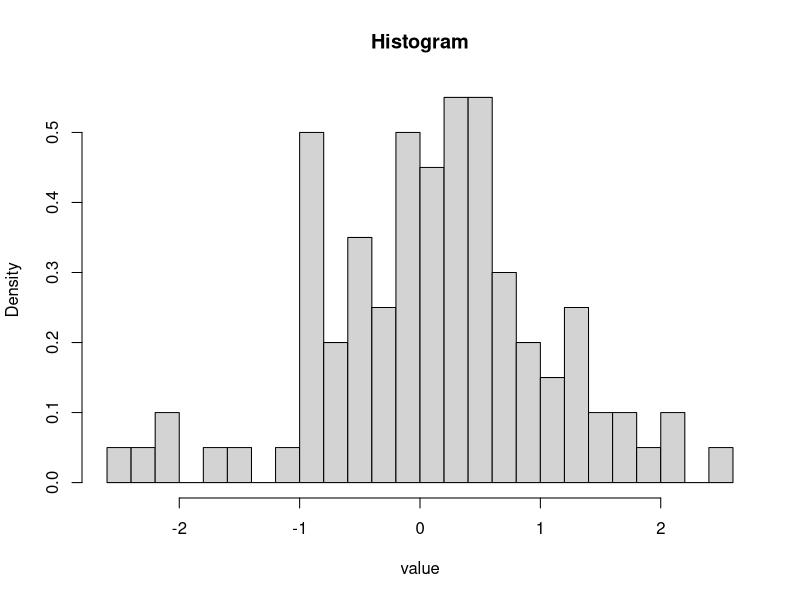
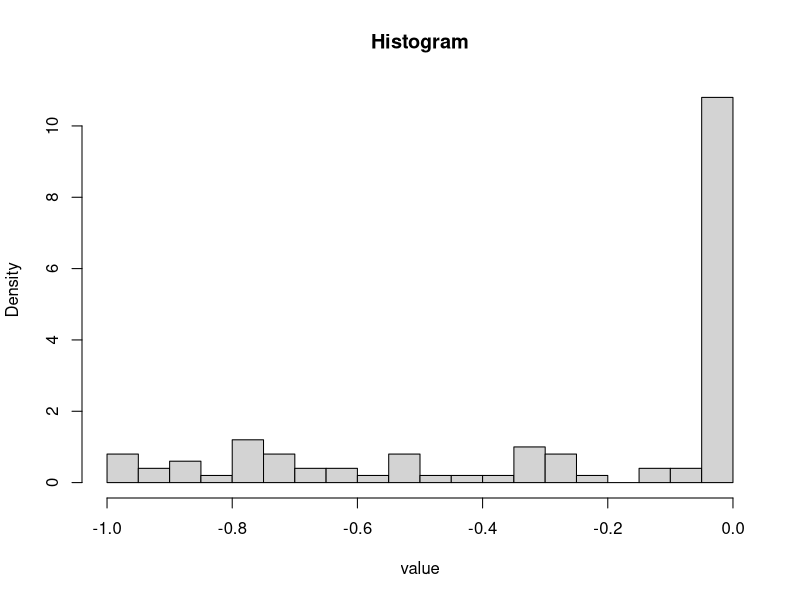
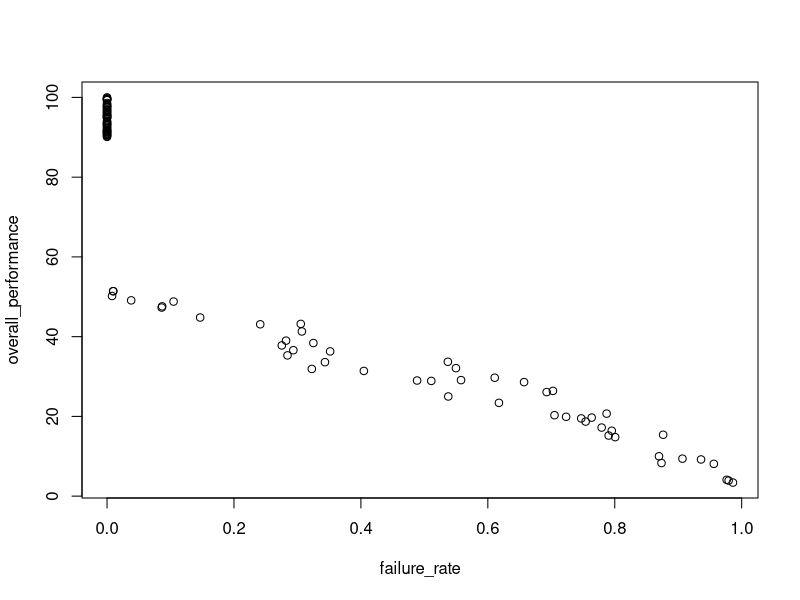
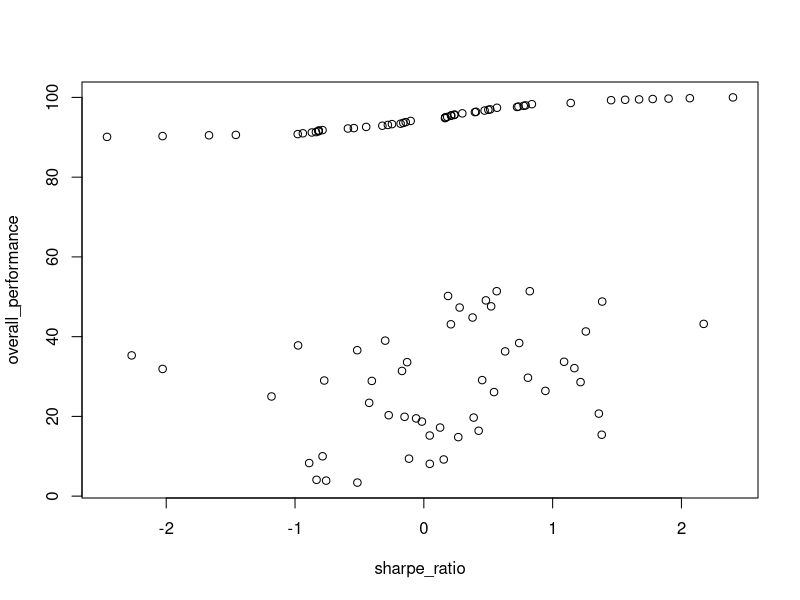

Source code (R) for these figures, in order:
# generate fake results
N <- 100
sharpe_ratio <- rnorm(N)
failure_rate <- sample(c(rep(0, N/2), runif(N/2)))


# 1) convert to scores (higher the better)
sharpe_ratio_score <- sharpe_ratio
failure_rate_score <- -failure_rate
hist(sharpe_ratio_score, breaks=20, prob=TRUE, col="lightgray", xlab="value", main="Histogram")
hist(failure_rate_score, breaks=20, prob=TRUE, col="lightgray", xlab="value", main="Histogram")


# 2) compute percentiles
ecdf_sharpe_ratio <- ecdf(sharpe_ratio_score)
percentile_sharpe_ratio <- ecdf_sharpe_ratio(sharpe_ratio_score)
#plot(sort(percentile_sharpe_ratio))
ecdf_failure_rate <- ecdf(failure_rate_score)
percentile_failure_rate <- ecdf_failure_rate(failure_rate_score)
#plot(sort(percentile_failure_rate))


# 3) compute weighted average as overall performance
weights <- c(10, 90)
percentile_all <- cbind(percentile_sharpe_ratio, percentile_failure_rate)
overall_performance <- as.vector(percentile_all %*% weights)


# 4) rank based on overall performance
plot(failure_rate, overall_performance)
plot(sharpe_ratio, overall_performance)
